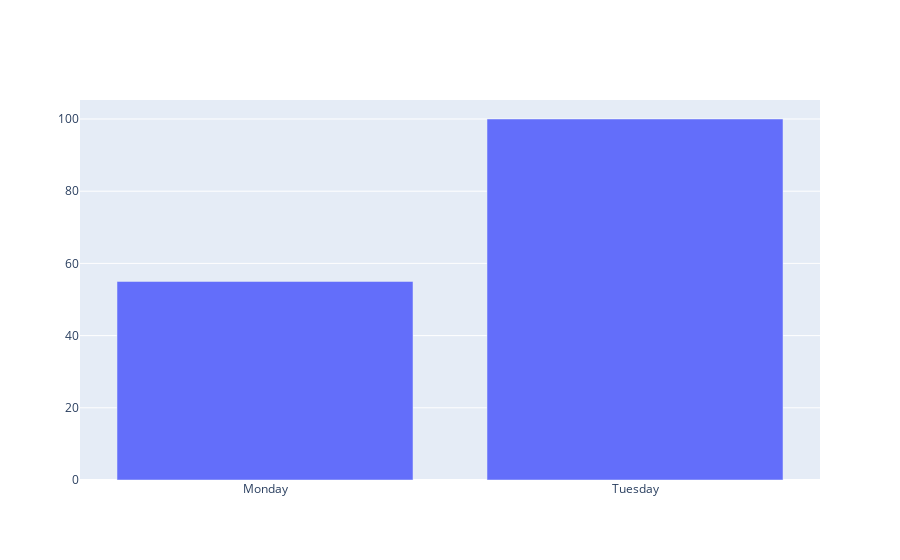

Here is the notebook cell this chart was saved with:
### Code cell
init_notebook_mode(connected=True) #do not miss this line

data = [go.Bar(
        x=["Monday", "Tuesday"],
        y=[55,100]  )]
fig = go.Figure(data=data)

py.offline.iplot(fig)

### Figure 1 — Plotly figure (JSON) as saved in the notebook; plotly's stock layout.template omitted (floating-point values rounded to 4 significant figures)
{"data": [{"type": "bar", "x": ["Monday", "Tuesday"], "y": [55, 100]}], "layout": {}}
